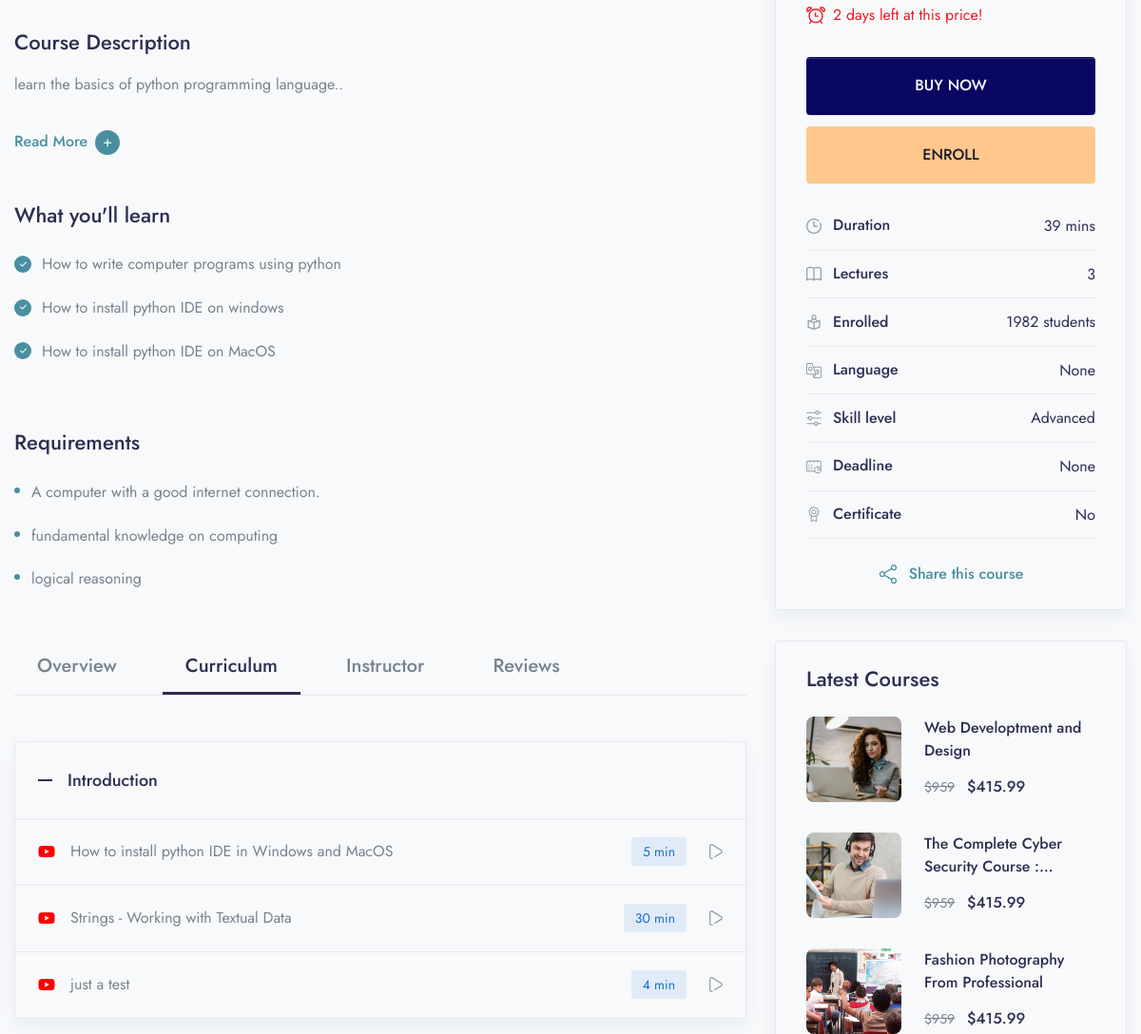
The app's page /course/learn-python/ (middle part), older data.
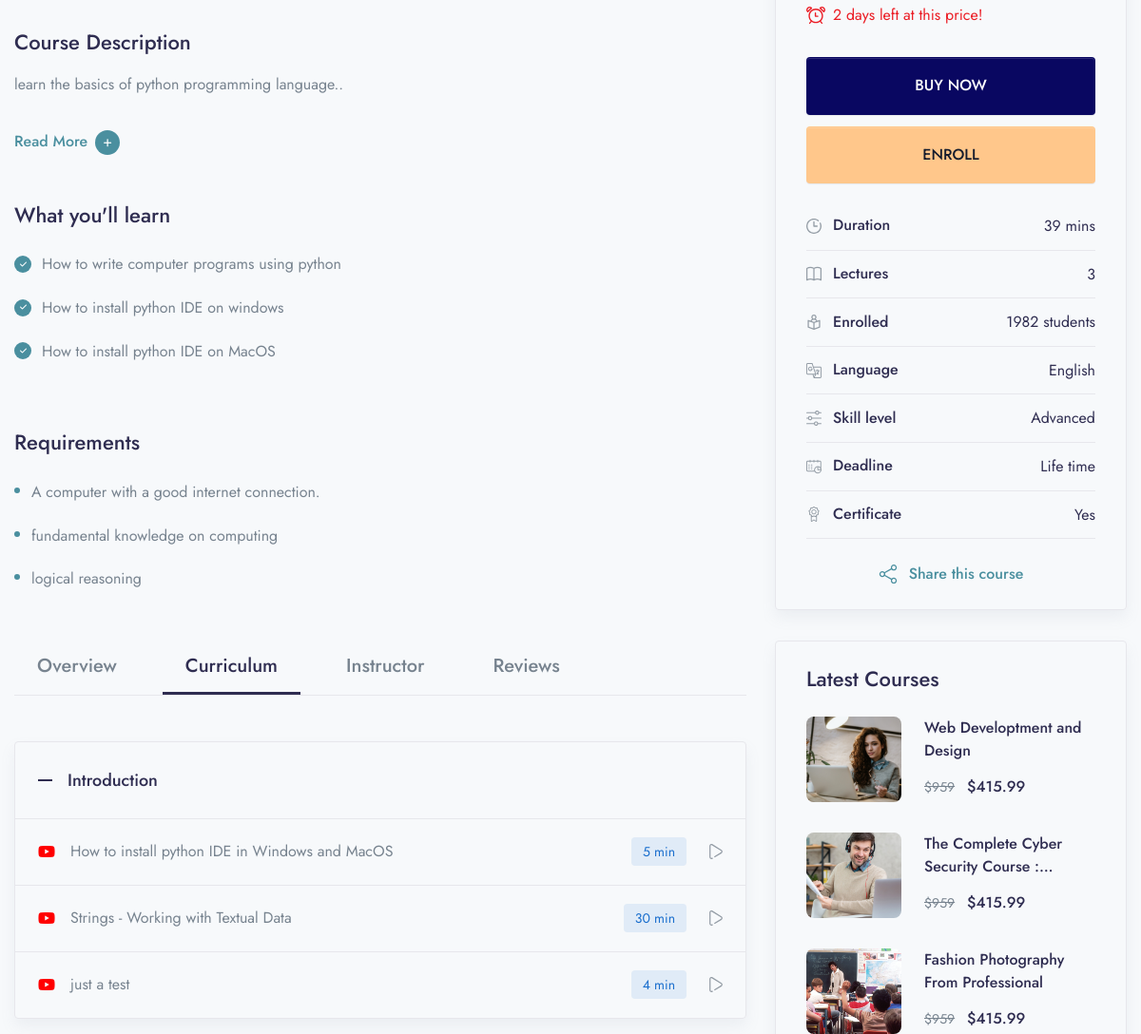
The same page, newer data.
### lms/models.py (models this page shows, shortened)
class Course(models.Model):
    STATUS = (
        ('PUBLISH','PUBLISH'),
        ('DRAFT', 'DRAFT'),
    )
    featured_image = models.ImageField(upload_to="Images/featured_img",null=True)
    featured_video = models.CharField(max_length=300,null=True)
    title = models.CharField(max_length=500)
    language = models.ForeignKey(Language, on_delete=models.CASCADE, null=True)
    created_at = models.DateField(auto_now_add=True)
    author = models.ForeignKey(Author,on_delete=models.CASCADE,null=True)
    category = models.ForeignKey(Categories,on_delete=models.CASCADE)
    level = models.ForeignKey(Level, on_delete=models.CASCADE, null=True)
    deadline = models.CharField(null=True, max_length=100)
    description = models.TextField()
    price = models.IntegerField(null=True,default=0)
    discount = models.IntegerField(null=True)
    slug = models.SlugField(default='', max_length=500, null=True, blank=True)
    status = models.CharField(choices=STATUS,max_length=100,null=True)
    certificate = models.BooleanField(null=True, default=False)
    def get_absolute_url(self):
        return reverse('course-detail', kwargs={'slug':self.slug})

class things_you_wil_learn(models.Model):
    course = models.ForeignKey(Course, on_delete=models.CASCADE)
    points = models.CharField(max_length=100)
    class Meta:
        verbose_name_plural = "things you wil learn"

class Course_Requirements(models.Model):
    course = models.ForeignKey(Course, on_delete=models.CASCADE)
    points = models.CharField(max_length=100)
    class Meta:
        verbose_name_plural = "Course Requirement"

class Lesson(models.Model):
    course = models.ForeignKey(Course, on_delete=models.CASCADE)
    name = models.CharField(max_length=100)

class Video(models.Model):
    serial_number = models.IntegerField(null=True, blank=True)
    thumbnail = models.ImageField( upload_to='Images/Video_imgs', null=True, blank=True)
    course = models.ForeignKey(Course, on_delete=models.CASCADE)
    lesson = models.ForeignKey(Lesson, on_delete=models.CASCADE)
    title = models.CharField(max_length=100)
    youtube_id = models.CharField(max_length=100)
    duration = models.IntegerField(null=True, blank=True)
    preview = models.BooleanField(default=False)

class Level(models.Model):
    name = models.CharField(max_length=100)

class Language(models.Model):
    name = models.CharField(max_length=60)
    def __str__(self):
        return self.name

### lms/views.py (the view)
# urls.py: path('course/<slug:slug>/', courseDetail, name="course-detail"),
def courseDetail(request, slug):
   course = Course.objects.filter(slug=slug)
   categories = Categories.get_all_categories(Categories)
   time_duration = Video.objects.filter(course__slug = slug).aggregate(sum = Sum('duration'))
   sum_of_author_courses = Course.objects.filter(slug = slug).count()  # sum_of_author_courses = Author.objects.filter(author = course.author).aggregate(sum = Sum())
   if course.exists():
      course = course.first()
   else:
      return redirect('404')
   context = {
      'course':course,
      'categories':categories,
      'time_duration':time_duration,
      'sum_of_author_courses': sum_of_author_courses,
   }
   return render(request, 'lms/course-details.html', context)

### templates/lms/course-details.html (shortened to what this page needs)
{% extends 'base.html' %}
{% load static %}
{% load price_discount_tags %}
{% block content %}
    <div class="container">
        <div class="row mb-8">
            <div class="col-lg-8 mb-6 mb-lg-0 position-relative">
                <div id="Overview" class="mb-8">
                    <h3 class="">Course Description</h3>
                    <p class="mb-6 line-height-md">{{course.description|slice:"0:350"}}</p>
                    <a class="text-teal read-more h6 d-inline-block mb-8" data-bs-toggle="collapse" href="#readcollapseExample" role="button" aria-expanded="false" aria-controls="readcollapseExample">
                        <span class="d-inline-flex align-items-center more">
                            Read More
                            <span class="d-flex align-items-center justify-content-center bg-teal rounded-circle ms-2 p-2 w-26p">
                                <i class="fas fa-plus font-size-10 text-white"></i>
                            </span>
                        </span>
                    </a>
                    <h3 class="mb-5">What you'll learn</h3>
                    <div class="row row-cols-lg-2 mb-8">
                        <div class="col-md">
                            <ul class="list-style-v1 list-unstyled">
                                {% for i in course.things_you_wil_learn_set.all %}
                                <li>{{i.points}}</li>
                                {% endfor %}
                            </ul>
                        </div>
                    </div>
                    <h3 class="mb-5">Requirements</h3>
                    <ul class="list-style-v2 list-unstyled">
                        {% for r in course.course_requirements_set.all%}
                        <li>{{r.points}}</li>
                        {% endfor %}
                    </ul>
                </div>
                <div id="Curriculum" class="mb-8">
                    <ul class="nav course-tab-v1 border-bottom h4 mb-8">
                        <li class="nav-item">
                            <a class="nav-link" href="#Overview" data-bs-toggle="smooth-scroll" data-bs-offset="0">Overview</a>
                        </li>
                        <li class="nav-item">
                            <a class="nav-link active" href="#Curriculum" data-bs-toggle="smooth-scroll" data-bs-offset="0">Curriculum</a>
                        </li>
                        <li class="nav-item">
                            <a class="nav-link" href="#Instructor" data-bs-toggle="smooth-scroll" data-bs-offset="0">Instructor</a>
                        </li>
                        <li class="nav-item">
                            <a class="nav-link" href="#Reviews" data-bs-toggle="smooth-scroll" data-bs-offset="0">Reviews</a>
                        </li>
                    </ul>
                    <div id="accordionCurriculum">
                        {% for lesson in course.lesson_set.all %}
                        <div class="border rounded shadow mb-6 overflow-hidden">
                            <div class="d-flex align-items-center" id="curriculumheadingOne">
                                <h5 class="mb-0 w-100">
                                    <button class="d-flex align-items-center p-5 min-height-80 text-dark fw-medium collapse-accordion-toggle line-height-one" type="button" data-bs-toggle="collapse" data-bs-target="#id{{lesson.id}}" aria-expanded="true" aria-controls="CurriculumcollapseOne">
                                        <span class="me-4 text-dark d-flex">
                                            <svg width="15" height="2" viewBox="0 0 15 2" fill="none" xmlns="http://www.w3.org/2000/svg">
                                                <rect width="15" height="2" fill="currentColor"/>
                                            </svg>
                                        </span>
                                        {{lesson.name}}
                                    </button>
                                </h5>
                            </div>
                            {% for video in lesson.video_set.all %}
                            <div id="id{{video.lesson.id}}" class="collapse show" aria-labelledby="curriculumheadingOne" data-parent="#accordionCurriculum">
                                <div class="border-top px-5 py-4 min-height-70 d-md-flex align-items-center">
                                    <div class="d-flex align-items-center me-auto mb-4 mb-md-0">
                                        <div class="text-secondary d-flex">
                                            <i class="fa fa-youtube-play" style="color: red;"></i>
                                        </div>
                                        <div class="ms-4">
                                            {{video.title}}
                                        </div>
                                    </div>
                                    <div class="d-flex align-items-center overflow-auto overflow-md-visible flex-shrink-all">
                                        <div class="badge btn-blue-soft me-5 font-size-sm fw-normal py-2">{% if video.duration %}
                                            {{video.duration}} {% else %} 0 {% endif %} min</div>
                                        <a href="#" class="text-secondary d-flex">
                                        </a>
                                    </div>
                                </div>
                            </div>
                            {% endfor %}
                        </div>
                        {% endfor %}
                    </div>
                </div>
            </div>
            <div class="col-lg-4">
                <div class="d-block rounded border p-2 shadow mb-6">
                    <div class="pt-5 pb-4 px-5 px-lg-3 px-xl-5">
                        <div class="d-flex align-items-center text-alizarin mb-6">
                            <span class="ms-2">2 days left at this price!</span>
                        </div>
                        {% if course.price > 0 %}
                        <button class="btn btn-primary btn-block mb-3" type="button" name="button">BUY NOW</button>
                        {% endif %}
                        <a href="{% url 'checkout' course.slug %}" class="btn btn-orange btn-block mb-6" type="button" name="button">ENROLL</a>
                        <ul class="list-group list-group-flush">
                            <li class="list-group-item d-flex align-items-center py-3" style="background-color: #F7F9FB;">
                                <div class="text-secondary d-flex icon-uxs">
                                </div>
                                <h6 class="mb-0 ms-3 me-auto">Duration</h6>
                                <span>{{time_duration.sum}} mins</span>
                            </li>
                            <li class="list-group-item d-flex align-items-center py-3" style="background-color: #F7F9FB;">
                                <div class="text-secondary d-flex icon-uxs">
                                </div>
                                <h6 class="mb-0 ms-3 me-auto">Lectures</h6>
                                <span>{{course.video_set.all.count}}</span>
                            </li>
                            <li class="list-group-item d-flex align-items-center py-3" style="background-color: #F7F9FB;">
                                <div class="text-secondary d-flex icon-uxs">
                                </div>
                                <h6 class="mb-0 ms-3 me-auto">Enrolled</h6>
                                <span>1982 students</span>
                            </li>
                            <li class="list-group-item d-flex align-items-center py-3" style="background-color: #F7F9FB;">
                                <div class="text-secondary d-flex icon-uxs">
                                </div>
                                <h6 class="mb-0 ms-3 me-auto">Language</h6>
                                <span>{{course.language}}</span>
                            </li>
                            <li class="list-group-item d-flex align-items-center py-3" style="background-color: #F7F9FB;">
                                <div class="text-secondary d-flex icon-uxs">
                                </div>
                                <h6 class="mb-0 ms-3 me-auto">Skill level</h6>
                                <span>{{course.level.name}}</span>
                            </li>
                            <li class="list-group-item d-flex align-items-center py-3" style="background-color: #F7F9FB;">
                                <div class="text-secondary d-flex icon-uxs">
                                </div>
                                <h6 class="mb-0 ms-3 me-auto">Deadline</h6>
                                <span>{{course.deadline}}</span>
                            </li>
                            <li class="list-group-item d-flex align-items-center py-3" style="background-color: #F7F9FB;">
                                <div class="text-secondary d-flex icon-uxs">
                                </div>
                                <h6 class="mb-0 ms-3 me-auto">Certificate</h6>
                                <span>{% if course.certificate == 1 %} Yes {%else%} No {%endif%}</span>
                            </li>
                            <li class="list-group-item d-flex align-items-center py-4" style="background-color: #F7F9FB;">
                                <a href="course-single-v5.html" class="mx-auto text-teal fw-medium d-flex align-items-center mt-2">
                                    <span class="ms-3">Share this course</span>
                                </a>
                            </li>
                        </ul>
                    </div>
                </div>
                <div class="d-block">
                    <div class="border rounded px-6 px-lg-5 px-xl-6 pt-5 shadow">
                        <h3 class="mb-5">Latest Courses</h3>
                        <ul class="list-unstyled mb-0">
                            <li class="media mb-6 d-flex">
                                <a href="course-single-v5.html" class="w-100p d-block me-5">
                                    <img src="assets/img/photos/photo-1.jpg" alt="..." class="avatar-img rounded-lg h-90p w-100p">
                                </a>
                                <div class="media-body flex-grow-1">
                                    <a href="course-single-v5.html" class="d-block">
                                        <h6 class="line-clamp-2 mb-3">Web Developtment and Design</h6>
                                    </a>
                                    <del class="font-size-sm me-2">$959</del>
                                    <ins class="h6 mb-0 ">$415.99</ins>
                                </div>
                            </li>
                            <li class="media mb-6 d-flex">
                                <a href="course-single-v5.html" class="w-100p d-block me-5">
                                    <img src="assets/img/photos/photo-2.jpg" alt="..." class="avatar-img rounded-lg h-90p w-100p">
                                </a>
                                <div class="media-body flex-grow-1">
                                    <a href="course-single-v5.html" class="d-block">
                                        <h6 class="line-clamp-2 mb-3">The Complete Cyber Security Course : Hackers </h6>
                                    </a>
                                    <del class="font-size-sm me-2">$959</del>
                                    <ins class="h6 mb-0 ">$415.99</ins>
                                </div>
                            </li>
                            <li class="media mb-6 d-flex">
                                <a href="course-single-v5.html" class="w-100p d-block me-5">
                                    <img src="assets/img/photos/photo-14.jpg" alt="..." class="avatar-img rounded-lg h-90p w-100p">
                                </a>
                                <div class="media-body flex-grow-1">
                                    <a href="course-single-v5.html" class="d-block">
                                        <h6 class="line-clamp-2 mb-3">Fashion Photography From Professional</h6>
                                    </a>
                                    <del class="font-size-sm me-2">$959</del>
                                    <ins class="h6 mb-0 ">$415.99</ins>
                                </div>
                            </li>
                        </ul>
                    </div>
                </div>
            </div>
        </div>
    </div>
{% endblock content %}

Row changes from the older to the newer data that the page shows:
changed Course "learn the basics of python programming language..": language "None" → "English"; deadline "None" → "Life time"
Text that changed along with them:
text no longer shown: "No"
text now shown: "Yes"
